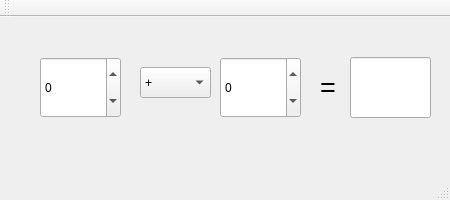
<?xml version="1.0" encoding="UTF-8"?>
<ui version="4.0">
 <class>CalculatorWindow</class>
 <widget class="QMainWindow" name="CalculatorWindow">
  <property name="geometry">
   <rect>
    <x>0</x>
    <y>0</y>
    <width>450</width>
    <height>200</height>
   </rect>
  </property>
  <property name="minimumSize">
   <size>
    <width>450</width>
    <height>200</height>
   </size>
  </property>
  <property name="maximumSize">
   <size>
    <width>450</width>
    <height>200</height>
   </size>
  </property>
  <property name="mouseTracking">
   <bool>false</bool>
  </property>
  <property name="windowTitle">
   <string>Calculator</string>
  </property>
  <widget class="QWidget" name="centralWidget">
   <widget class="QSpinBox" name="value1">
    <property name="geometry">
     <rect>
      <x>40</x>
      <y>40</y>
      <width>81</width>
      <height>61</height>
     </rect>
    </property>
    <property name="minimumSize">
     <size>
      <width>81</width>
      <height>61</height>
     </size>
    </property>
    <property name="maximumSize">
     <size>
      <width>81</width>
      <height>16777215</height>
     </size>
    </property>
    <property name="minimum">
     <number>-10000</number>
    </property>
    <property name="maximum">
     <number>10000</number>
    </property>
    <property name="value">
     <number>0</number>
    </property>
   </widget>
   <widget class="QComboBox" name="operation">
    <property name="geometry">
     <rect>
      <x>140</x>
      <y>50</y>
      <width>71</width>
      <height>31</height>
     </rect>
    </property>
    <item>
     <property name="text">
      <string>+</string>
     </property>
    </item>
    <item>
     <property name="text">
      <string>-</string>
     </property>
    </item>
    <item>
     <property name="text">
      <string>*</string>
     </property>
    </item>
    <item>
     <property name="text">
      <string>/</string>
     </property>
    </item>
   </widget>
   <widget class="QSpinBox" name="value2">
    <property name="geometry">
     <rect>
      <x>220</x>
      <y>40</y>
      <width>81</width>
      <height>61</height>
     </rect>
    </property>
    <property name="minimumSize">
     <size>
      <width>81</width>
      <height>61</height>
     </size>
    </property>
    <property name="maximumSize">
     <size>
      <width>81</width>
      <height>61</height>
     </size>
    </property>
    <property name="minimum">
     <number>-10000</number>
    </property>
    <property name="maximum">
     <number>10000</number>
    </property>
   </widget>
   <widget class="QLabel" name="label">
    <property name="geometry">
     <rect>
      <x>320</x>
      <y>40</y>
      <width>21</width>
      <height>61</height>
     </rect>
    </property>
    <property name="font">
     <font>
      <pointsize>20</pointsize>
     </font>
    </property>
    <property name="text">
     <string>=</string>
    </property>
   </widget>
   <widget class="QLineEdit" name="lineEdit">
    <property name="geometry">
     <rect>
      <x>350</x>
      <y>40</y>
      <width>81</width>
      <height>61</height>
     </rect>
    </property>
    <property name="mouseTracking">
     <bool>true</bool>
    </property>
    <property name="readOnly">
     <bool>true</bool>
    </property>
   </widget>
  </widget>
  <widget class="QMenuBar" name="menuBar">
   <property name="geometry">
    <rect>
     <x>0</x>
     <y>0</y>
     <width>450</width>
     <height>21</height>
    </rect>
   </property>
  </widget>
  <widget class="QToolBar" name="mainToolBar">
   <attribute name="toolBarArea">
    <enum>TopToolBarArea</enum>
   </attribute>
   <attribute name="toolBarBreak">
    <bool>false</bool>
   </attribute>
  </widget>
  <widget class="QStatusBar" name="statusBar"/>
 </widget>
 <layoutdefault spacing="6" margin="11"/>
 <resources/>
 <connections/>
</ui>
